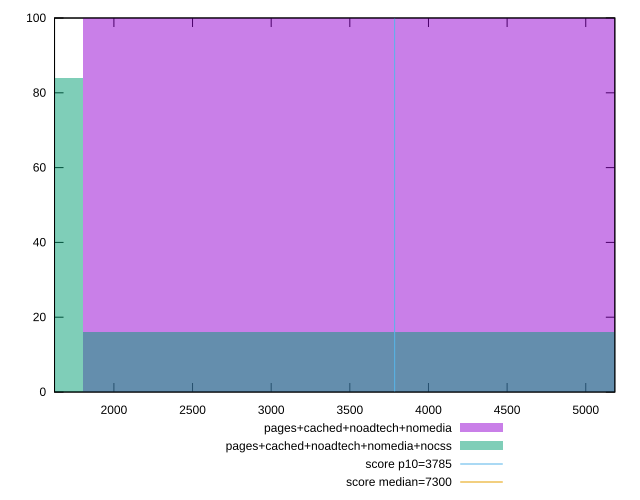

The script that saved this image:
reset

$pagesCachedNoadtechNomedia <<EOF
3602.1651022428105 100
EOF

$pagesCachedNoadtechNomediaNocss <<EOF
3602.1651022428105 16
0 84
EOF

set key outside below
set boxwidth 3602.1651022428105
set xrange [1622.5395000000003:5184.8345]
set yrange [0:100]
set trange [0:100]
set style fill transparent solid 0.5 noborder

set parametric
set terminal svg size 640, 500 enhanced background rgb 'white'
set output "report_00009_2021-02-08T22-37-41.559Z/interactive/comparison/histogram/3_vs_4.svg"

plot $pagesCachedNoadtechNomedia title "pages+cached+noadtech+nomedia" with boxes, \
     $pagesCachedNoadtechNomediaNocss title "pages+cached+noadtech+nomedia+nocss" with boxes, \
     3785,t title "score p10=3785", \
     7300,t title "score median=7300"

reset
